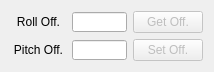
   <widget class="QWidget" name="gridLayoutWidget_3">
    <property name="enabled">
     <bool>true</bool>
    </property>
    <property name="geometry">
     <rect>
      <x>270</x>
      <y>380</y>
      <width>194</width>
      <height>71</height>
     </rect>
    </property>
    <layout class="QGridLayout" name="gridLayout_3">
     <item row="1" column="1">
      <widget class="QLineEdit" name="LE_SENSOR_CIMU_PITCH_OFFSET">
       <property name="enabled">
        <bool>true</bool>
       </property>
       <property name="minimumSize">
        <size>
         <width>55</width>
         <height>20</height>
        </size>
       </property>
       <property name="maximumSize">
        <size>
         <width>55</width>
         <height>20</height>
        </size>
       </property>
       <property name="font">
        <font>
         <pointsize>9</pointsize>
        </font>
       </property>
       <property name="alignment">
        <set>Qt::AlignRight|Qt::AlignTrailing|Qt::AlignVCenter</set>
       </property>
       <property name="readOnly">
        <bool>false</bool>
       </property>
      </widget>
     </item>
     <item row="1" column="0">
      <widget class="QLabel" name="label_55">
       <property name="enabled">
        <bool>true</bool>
       </property>
       <property name="sizePolicy">
        <sizepolicy hsizetype="Fixed" vsizetype="Fixed">
         <horstretch>0</horstretch>
         <verstretch>0</verstretch>
        </sizepolicy>
       </property>
       <property name="minimumSize">
        <size>
         <width>55</width>
         <height>20</height>
        </size>
       </property>
       <property name="maximumSize">
        <size>
         <width>55</width>
         <height>20</height>
        </size>
       </property>
       <property name="font">
        <font>
         <pointsize>9</pointsize>
        </font>
       </property>
       <property name="text">
        <string>Pitch Off.</string>
       </property>
       <property name="alignment">
        <set>Qt::AlignCenter</set>
       </property>
      </widget>
     </item>
     <item row="0" column="1">
      <widget class="QLineEdit" name="LE_SENSOR_CIMU_ROLL_OFFSET">
       <property name="enabled">
        <bool>true</bool>
       </property>
       <property name="minimumSize">
        <size>
         <width>55</width>
         <height>20</height>
        </size>
       </property>
       <property name="maximumSize">
        <size>
         <width>55</width>
         <height>20</height>
        </size>
       </property>
       <property name="font">
        <font>
         <pointsize>9</pointsize>
        </font>
       </property>
       <property name="alignment">
        <set>Qt::AlignRight|Qt::AlignTrailing|Qt::AlignVCenter</set>
       </property>
       <property name="readOnly">
        <bool>false</bool>
       </property>
      </widget>
     </item>
     <item row="0" column="0">
      <widget class="QLabel" name="label_46">
       <property name="enabled">
        <bool>true</bool>
       </property>
       <property name="sizePolicy">
        <sizepolicy hsizetype="Fixed" vsizetype="Fixed">
         <horstretch>0</horstretch>
         <verstretch>0</verstretch>
        </sizepolicy>
       </property>
       <property name="minimumSize">
        <size>
         <width>55</width>
         <height>20</height>
        </size>
       </property>
       <property name="maximumSize">
        <size>
         <width>55</width>
         <height>20</height>
        </size>
       </property>
       <property name="font">
        <font>
         <pointsize>9</pointsize>
        </font>
       </property>
       <property name="text">
        <string>Roll Off.</string>
       </property>
       <property name="alignment">
        <set>Qt::AlignCenter</set>
       </property>
      </widget>
     </item>
     <item row="0" column="2">
      <widget class="QPushButton" name="BTN_CIMU_GET_OFFSET">
       <property name="enabled">
        <bool>false</bool>
       </property>
       <property name="minimumSize">
        <size>
         <width>70</width>
         <height>0</height>
        </size>
       </property>
       <property name="maximumSize">
        <size>
         <width>70</width>
         <height>16777215</height>
        </size>
       </property>
       <property name="font">
        <font>
         <pointsize>9</pointsize>
        </font>
       </property>
       <property name="text">
        <string>Get Off.</string>
       </property>
      </widget>
     </item>
     <item row="1" column="2">
      <widget class="QPushButton" name="BTN_CIMU_SET_OFFSET">
       <property name="enabled">
        <bool>false</bool>
       </property>
       <property name="minimumSize">
        <size>
         <width>70</width>
         <height>0</height>
        </size>
       </property>
       <property name="maximumSize">
        <size>
         <width>70</width>
         <height>16777215</height>
        </size>
       </property>
       <property name="font">
        <font>
         <pointsize>9</pointsize>
        </font>
       </property>
       <property name="text">
        <string>Set Off.</string>
       </property>
      </widget>
     </item>
    </layout>
   </widget>
